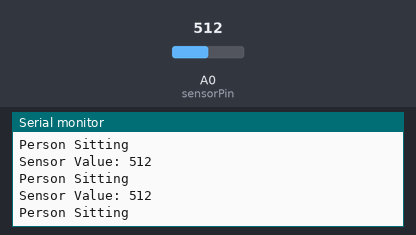
This sketch was run on a simulated Arduino Uno, built with avr-gcc and run on an emulated ATmega328P. Shown: the last lines printed to the serial monitor. The test bench sets the inputs (shaded band); at power-on: A0 (sensorPin) = 512.

Above: at 1.3 s.
1.4 s: A0 (sensorPin) set to 110
At 1.82 s:
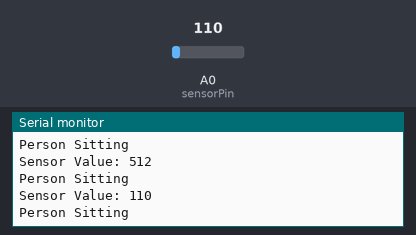
2.9 s: A0 (sensorPin) set to 94
At 3.32 s:
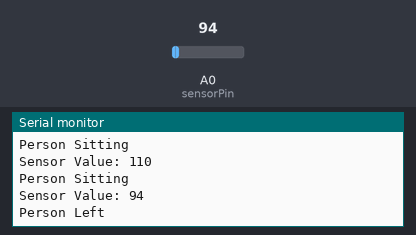
Timing chart, 0 to 5.9 s (numbered marks = the images above; inputs shaded):
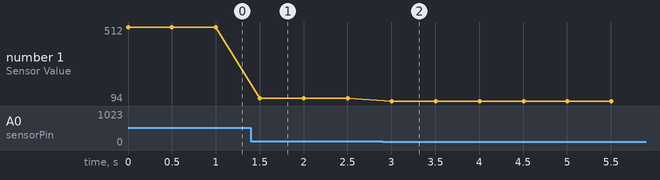

The sketch:

pressurecheck.ino
```cpp
int sensorPin = A0;
int sensorValue = 0;
int threshold = 100;  // Adjust based on testing

void setup() {
  Serial.begin(9600);
}

void loop() {
  sensorValue = analogRead(sensorPin);
  Serial.print("Sensor Value: ");
  Serial.println(sensorValue);

  if (sensorValue > threshold) {
    Serial.println("Person Sitting");
  } else {
    Serial.println("Person Left");
  }

  delay(500);
}
```

Measured:
- the behaviour switches between 101 and 100 on A0 (sensorPin) (found by bisection; images 1 and 2)
- after the input at 1.4 s, the serial monitor: prints a new line after 0.10 s (image 1)
- after the input at 2.9 s, the serial monitor: prints a new line after 0.10 s (image 2)
- plotted number 1: 512 → 110 after the input at 1.4 s, 110 → 94 after the input at 2.9 s
